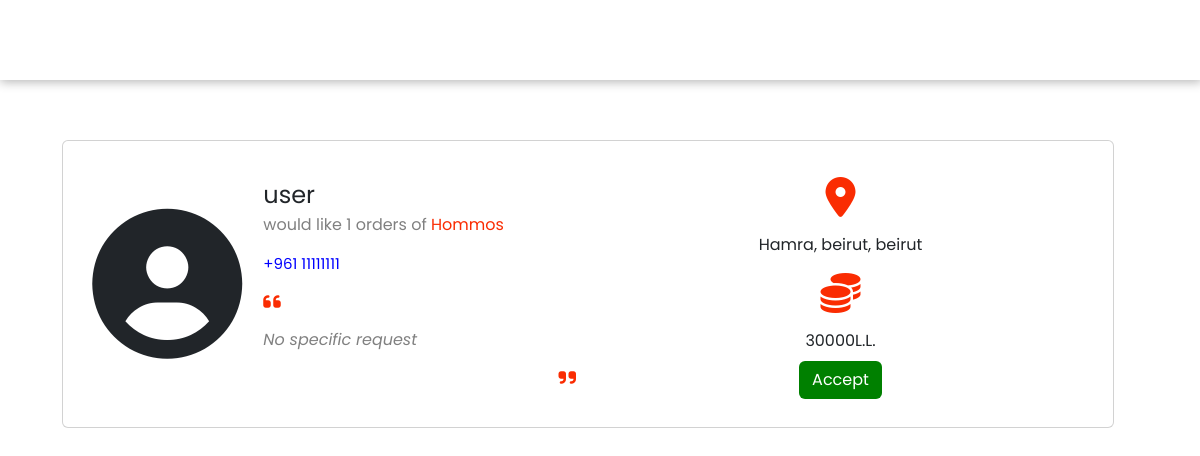
Page /order_details.php?id=31 on the committed database.
### tables this page shows
CREATE TABLE `users` (
  `id` int(11) NOT NULL,
  `username` varchar(100) NOT NULL,
  `email` varchar(100) NOT NULL,
  `password` varchar(100) NOT NULL,
  `address` varchar(100) NOT NULL,
  `district` varchar(100) NOT NULL,
  `city` varchar(100) NOT NULL,
  `phone` varchar(100) NOT NULL
);

CREATE TABLE `orders` (
  `id` int(11) NOT NULL,
  `customerid` int(11) NOT NULL,
  `chefname` varchar(100) NOT NULL,
  `dishid` int(11) NOT NULL,
  `quantity` int(11) NOT NULL,
  `request` varchar(100) NOT NULL,
  `status` varchar(100) NOT NULL DEFAULT 'Pending',
  `price` int(11) NOT NULL,
  `image` varchar(100) NOT NULL,
  `dishname` varchar(100) NOT NULL
);

### order_details.php (the view, shortened to what this page needs)
<?php
  include_once("config.php");
?>
<!DOCTYPE html>
<html lang="en">
  <head>
    <link
      href="https://cdn.jsdelivr.net/npm/bootstrap@5.2.2/dist/css/bootstrap.min.css"
      rel="stylesheet"
    />
    <link
      rel="stylesheet"
      href="https://cdnjs.cloudflare.com/ajax/libs/font-awesome/6.2.0/css/all.min.css"
    />
    <link rel="stylesheet" href="order_details.css" />
    <link rel="stylesheet" href="navbar.css" />
    <link rel="stylesheet" href="footer.css" />
  </head>
  <body>
      <nav id="header">
      </nav>
      <?php
        $order_id = $_GET['id'];
        $sql = "SELECT * FROM orders WHERE id = :order_id";
        $stmt = $db->prepare($sql);
        $stmt->execute(['order_id' => $order_id]);
        $order = $stmt->fetch();
        $customer_id = $order['customerid'];
        $sql = "SELECT * FROM users WHERE id = :customer_id";
        $stmt = $db->prepare($sql);
        $stmt->execute(['customer_id' => $customer_id]);
        $customer = $stmt->fetch();
        $address = $customer['address'];
        $city = $customer['city'];
        $district = $customer['district'];
        $phone = $customer['phone'];
        $username = $customer['username'];
        $price = $order['price'];
        $quantity = $order['quantity'];
        $dishname = $order['dishname'];
        $request = $order['request'];
        $total = (int)$price * (int)$quantity;
      ?>
    <div class="container">
      <div class="row w-100">
        <div class="col">
          <h1
            style="
              line-height: 120px;
              display: flex;
              justify-content: center;
              align-items: center;
            "
          >
          </h1>
          <div class="card" style="margin: 20px">
            <div class="container">
              <div class="row" style="padding: 20px">
                <div class="col-2">
                  <div
                    class="h-100 d-flex align-items-center justify-content-center"
                  >
                    <i
                      class="fa-solid fa-circle-user my-3 d-none d-lg-block"
                      style="font-size: 150px"
                    ></i>
                  </div>
                </div>
                <div class="col-4">
                  <div class="mt-3" style="font-size: 24px"><?php echo $username?></div>
                  <div style="color: gray">
                    would like <?php echo $quantity?> orders of
                    <span style="color: #fa2c02"><?php echo $dishname?></span>
                  </div>
                  <div class="mt-3" style="font-size: 15px; color:blue;">+961 <?php echo $phone?></div>
                  <i
                    class="fa-solid fa-quote-left my-3"
                    style="font-size: 20px; color: #fa2c02"
                  ></i>
                  <div style="color: gray; font-style: italic">
                    <?php echo $request ?>
                  </div>
                  <div class="w-100 d-flex justify-content-end">
                    <i
                      class="fa-solid fa-quote-right my-3"
                      style="font-size: 20px; color: #fa2c02"
                    ></i>
                  </div>
                </div>
                <div class="col-6 text-center">
                  <i
                    class="fa-solid fa-location-dot my-3"
                    style="font-size: 40px; color: #fa2c02"
                  ></i>
                  <div>
                    <?php echo $address?>, <?php echo $city?>, <?php echo $district?>
                  </div>
                  <i
                    class="fa-solid fa-coins my-3"
                    style="font-size: 40px; color: #fa2c02"
                  ></i>
                  <div><?php echo $total?>L.L.</div>
                  <button
                    class="my-2 btn"
                    style="background-color: green; color: white"
                    onclick = "location.href='accept_order.php?id=<?php echo $order_id?>'"
                  >
                    Accept
                  </button>
                </div>
              </div>
            </div>
          </div>
        </div>
      </div>
    </div>
  </body>
</html>

### order_details.css (style rules this page uses)
h1 { font-family: 'Pacifico', sans-serif; color: #FA2C02; }
* { font-family: 'Poppins', sans-serif; }

### navbar.css (style rules this page uses)
* { padding: 0; margin: 0; text-decoration: none; list-style: none; box-sizing: border-box; }
nav { background: white; height: 80px; width: 100%; position: sticky; box-shadow: 1px 1px 10px 1px rgb(182, 182, 182); z-index: 999; position: fixed; top: 0; }

### footer.css (style rules this page uses)
* { padding: 0; margin: 0; text-decoration: none; list-style: none; box-sizing: border-box; }
p, span, address, h2, .footer a { text-decoration: none; font-family: "Poppins", sans-serif; }

### rows in the picture
users: username "user", phone "11111111", address "Hamra", city "beirut", district "beirut"
orders: quantity "1", dishname "Hommos", request "No specific request", price "30000"
